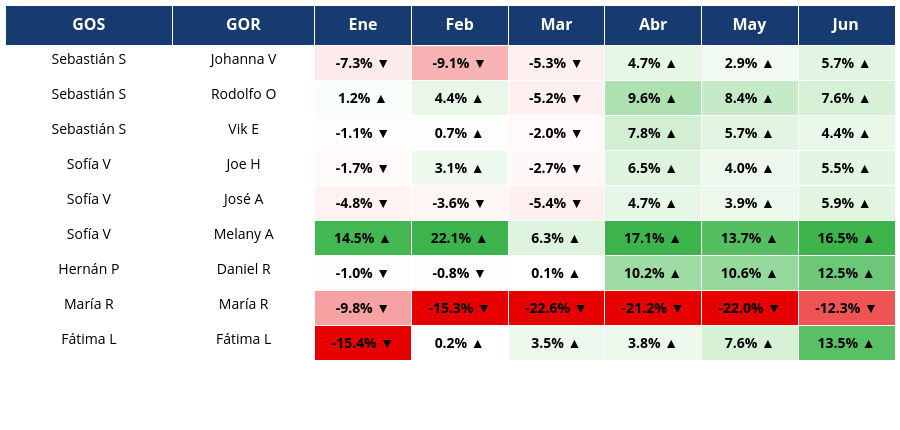

Notebook code cell kept with this figure:
### Code cell
import pandas as pd
import plotly.graph_objects as go
from matplotlib.colors import LinearSegmentedColormap, Normalize, to_hex

meses = {
    "202601":"Ene",
    "202602":"Feb",
    "202603":"Mar",
    "202604":"Abr",
    "202605":"May",
    "202606":"Jun",
    "202607":"Jul",
    "202608":"Ago",
    "202609":"Sep",
    "202610":"Oct",
    "202611":"Nov",
    "202612":"Dic"
}

df = df_graf3.copy()

df["Periodo"] = df["Periodo"].astype(str)
df["Mes"] = df["Periodo"].map(meses)




tabla = df.pivot_table(
    index=["GOS","GOR"],
    columns="Mes",
    values="CumpProd",
    aggfunc="first"
).reset_index()

orden_gos = [
    "Sebastián S",
    "Sofía V",
    "Hernán P",
    "María R",
    "Fátima L"
]

tabla["GOS"] = pd.Categorical(
    tabla["GOS"],
    categories=orden_gos,
    ordered=True
)

tabla = tabla.sort_values("GOS").reset_index(drop=True)

orden = ["GOS","GOR","Ene","Feb","Mar","Abr","May","Jun"]
tabla = tabla.reindex(columns=[c for c in orden if c in tabla.columns])

cmap = LinearSegmentedColormap.from_list(
    "",
    ["#e60000","#fdeaea","#ffffff","#d9f2d9","#3cb44b"]
)

norm = Normalize(vmin=-0.15, vmax=0.15)

fill_colors = []

for col in tabla.columns:

    colores = []

    if col in ["GOS","GOR"]:
        colores = ["#ffffff"] * len(tabla)

    else:

        for v in tabla[col]:

            if pd.isna(v):
                colores.append("#ffffff")
            else:
                colores.append(to_hex(cmap(norm(v))))

    fill_colors.append(colores)

valores = []

for col in tabla.columns:

    if col in ["GOS","GOR"]:
        valores.append(tabla[col])

    else:

        txt = []

        for v in tabla[col]:

            if pd.isna(v):
                txt.append("")
            else:

                flecha = "▲" if v >= 0 else "▼"

                txt.append(f"<b>{v:.1%} {flecha}</b>")

        valores.append(txt)

fig = go.Figure(

    data=[
        go.Table(

            columnwidth=[130,110,75,75,75,75,75,75],

            header=dict(

                values=[f"<b>{c}</b>" for c in tabla.columns],
                fill_color="#173A70",
                font=dict(color="white",size=16),
                align="center",
                height=40

            ),

            cells=dict(
                values=valores,
                fill_color=fill_colors,
                align="center",
                height=35,
                font=dict(
                    size=14,
                    color="black"
                )

            )

        )
    ]

)

fig.update_layout(
    margin=dict(l=5,r=5,t=5,b=5),
    height=430
)

fig.show()

### Figure 1 — Plotly figure (JSON) as saved in the notebook; plotly's stock layout.template omitted (floating-point values rounded to 4 significant figures)
{"data": [{"cells": {"align": "center", "fill": {"color": [["#ffffff", "#ffffff", "#ffffff", "#ffffff", "#ffffff", "#ffffff", "#ffffff", "#ffffff", "#ffffff"], ["#ffffff", "#ffffff", "#ffffff", "#ffffff", "#ffffff", "#ffffff", "#ffffff", "#ffffff", "#ffffff"], ["#fdeaea", "#f9fdf9", "#fffcfc", "#fffafa", "#fef2f2", "#43b752", "#fffcfc", "#f6a2a2", "#e60000"], ["#f8b4b4", "#e9f7e9", "#fcfefc", "#effaef", "#fef5f5", "#3cb44b", "#fffdfd", "#e60000", "#fefffe"], ["#fef0f0", "#fef0f0", "#fefafa", "#fef8f8", "#fef0f0", "#dff4df", "#ffffff", "#e60000", "#edf9ed"], ["#e7f7e7", "#ade1b1", "#d2efd3", "#def4de", "#e7f7e7", "#3cb44b", "#9fdba4", "#e60000", "#ecf8ec"], ["#f0faf0", "#c6eac8", "#e2f5e2", "#ebf8eb", "#ecf8ec", "#55be61", "#97d89d", "#e60000", "#d7f1d7"], ["#e2f5e2", "#d7f1d7", "#e9f7e9", "#e3f5e3", "#e1f5e1", "#3cb44b", "#6dc778", "#ee5454", "#5ac066"]]}, "font": {"color": "black", "size": 14}, "height": 35, "values": [["Sebastián S", "Sebastián S", "Sebastián S", "Sofía V", "Sofía V", "Sofía V", "Hernán P", "María R", "Fátima L"], ["Johanna V", "Rodolfo O", "Vik E", "Joe H", "José A", "Melany A", "Daniel R", "María R", "Fátima L"], ["<b>-7.3% ▼</b>", "<b>1.2% ▲</b>", "<b>-1.1% ▼</b>", "<b>-1.7% ▼</b>", "<b>-4.8% ▼</b>", "<b>14.5% ▲</b>", "<b>-1.0% ▼</b>", "<b>-9.8% ▼</b>", "<b>-15.4% ▼</b>"], ["<b>-9.1% ▼</b>", "<b>4.4% ▲</b>", "<b>0.7% ▲</b>", "<b>3.1% ▲</b>", "<b>-3.6% ▼</b>", "<b>22.1% ▲</b>", "<b>-0.8% ▼</b>", "<b>-15.3% ▼</b>", "<b>0.2% ▲</b>"], ["<b>-5.3% ▼</b>", "<b>-5.2% ▼</b>", "<b>-2.0% ▼</b>", "<b>-2.7% ▼</b>", "<b>-5.4% ▼</b>", "<b>6.3% ▲</b>", "<b>0.1% ▲</b>", "<b>-22.6% ▼</b>", "<b>3.5% ▲</b>"], ["<b>4.7% ▲</b>", "<b>9.6% ▲</b>", "<b>7.8% ▲</b>", "<b>6.5% ▲</b>", "<b>4.7% ▲</b>", "<b>17.1% ▲</b>", "<b>10.2% ▲</b>", "<b>-21.2% ▼</b>", "<b>3.8% ▲</b>"], ["<b>2.9% ▲</b>", "<b>8.4% ▲</b>", "<b>5.7% ▲</b>", "<b>4.0% ▲</b>", "<b>3.9% ▲</b>", "<b>13.7% ▲</b>", "<b>10.6% ▲</b>", "<b>-22.0% ▼</b>", "<b>7.6% ▲</b>"], ["<b>5.7% ▲</b>", "<b>7.6% ▲</b>", "<b>4.4% ▲</b>", "<b>5.5% ▲</b>", "<b>5.9% ▲</b>", "<b>16.5% ▲</b>", "<b>12.5% ▲</b>", "<b>-12.3% ▼</b>", "<b>13.5% ▲</b>"]]}, "columnwidth": [130, 110, 75, 75, 75, 75, 75, 75], "header": {"align": "center", "fill": {"color": "#173A70"}, "font": {"color": "white", "size": 16}, "height": 40, "values": ["<b>GOS</b>", "<b>GOR</b>", "<b>Ene</b>", "<b>Feb</b>", "<b>Mar</b>", "<b>Abr</b>", "<b>May</b>", "<b>Jun</b>"]}, "type": "table"}], "layout": {"height": 430, "margin": {"b": 5, "l": 5, "r": 5, "t": 5}}}
